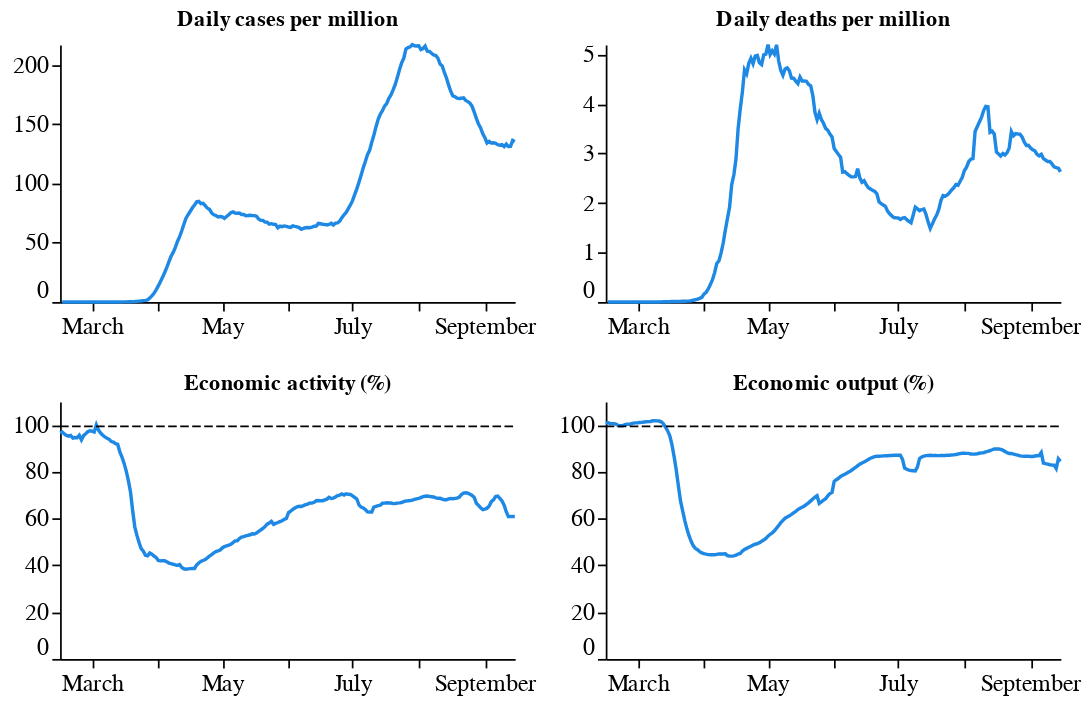

The cell this chart's notebook holds for it:
### Code cell
viz.outcome_summary(dat)

### Figure 1 — Vega-Lite specification as saved in the notebook (floating-point values rounded to 4 significant figures; data arrays with more than 128 entries replaced by an {"elided": "..."} marker saying what was removed)
{"config": {"view": {"strokeWidth": 0}, "axis": {"grid": false, "titleFontSize": 14, "labelFontSize": 14, "domainColor": "black", "labelColor": "black", "tickColor": "black"}, "legend": {"titleFontSize": 14, "labelFontSize": 14}, "axisY": {"labelFlush": true, "minExtent": 30}, "title": {"color": "black"}}, "vconcat": [{"hconcat": [{"data": {"name": "data-97e15f3f465d52d5fdbde9a401d450eb"}, "mark": {"type": "line", "color": "#1e88e5"}, "encoding": {"x": {"type": "temporal", "field": "date", "title": null}, "y": {"type": "quantitative", "field": "vals", "scale": {"clamp": true, "domain": [0, 217.1]}, "title": null}}, "height": 150, "title": "Daily cases per million", "width": 265}, {"data": {"name": "data-978e706f54a1de46cce65e257d840a2e"}, "mark": {"type": "line", "color": "#1e88e5"}, "encoding": {"x": {"type": "temporal", "field": "date", "title": null}, "y": {"type": "quantitative", "field": "vals", "scale": {"clamp": true, "domain": [0, 5.2]}, "title": null}}, "height": 150, "title": "Daily deaths per million", "width": 265}], "spacing": 10}, {"hconcat": [{"layer": [{"data": {"name": "data-47a24f761a8a6ed77b0dfda3d1a16980"}, "mark": {"type": "line", "color": "#1e88e5"}, "encoding": {"x": {"type": "temporal", "field": "date", "title": null}, "y": {"type": "quantitative", "field": "vals", "scale": {"clamp": true, "domain": [0, 110]}, "title": null}}, "height": 150, "title": "Economic activity (%)", "width": 265}, {"data": {"name": "data-99c19121d9c0e62253a7261e8c52aaf4"}, "mark": {"type": "line", "color": "black", "strokeDash": [5, 2], "strokeWidth": 1}, "encoding": {"x": {"type": "temporal", "field": "date"}, "y": {"type": "quantitative", "field": "base"}}}]}, {"layer": [{"data": {"name": "data-66fbd60c9704f758379b12d037950843"}, "mark": {"type": "line", "color": "#1e88e5"}, "encoding": {"x": {"type": "temporal", "field": "date", "title": null}, "y": {"type": "quantitative", "field": "vals", "scale": {"clamp": true, "domain": [0, 110]}, "title": null}}, "height": 150, "title": "Economic output (%)", "width": 265}, {"data": {"name": "data-99c19121d9c0e62253a7261e8c52aaf4"}, "mark": {"type": "line", "color": "black", "strokeDash": [5, 2], "strokeWidth": 1}, "encoding": {"x": {"type": "temporal", "field": "date"}, "y": {"type": "quantitative", "field": "base"}}}]}], "spacing": 10}], "spacing": 20, "$schema": "https://vega.github.io/schema/vega-lite/v4.8.1.json", "datasets": {"data-97e15f3f465d52d5fdbde9a401d450eb": {"elided": "214 records"}, "data-978e706f54a1de46cce65e257d840a2e": {"elided": "214 records"}, "data-47a24f761a8a6ed77b0dfda3d1a16980": {"elided": "214 records"}, "data-99c19121d9c0e62253a7261e8c52aaf4": {"elided": "214 records"}, "data-66fbd60c9704f758379b12d037950843": {"elided": "214 records"}}}
